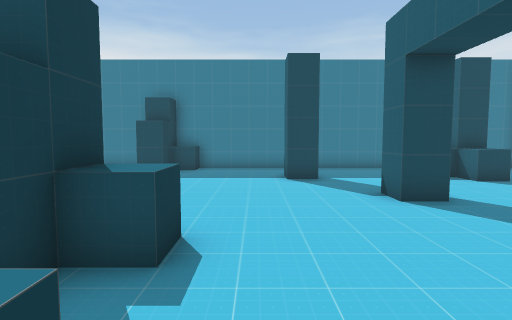
View 1 (above)

24 first-person views from a walk through a 3-D level made in the Unity game engine. The camera is 1.3 m above the floor, tilts 4° down and sees 80° across. The floor is counted in squares, 1 m on a side. Each view is taken from the middle of a square. On the plan, view 1 faces up. The plan holds only what a view shows up to about 14 squares ahead; the rest is blank.

View 2
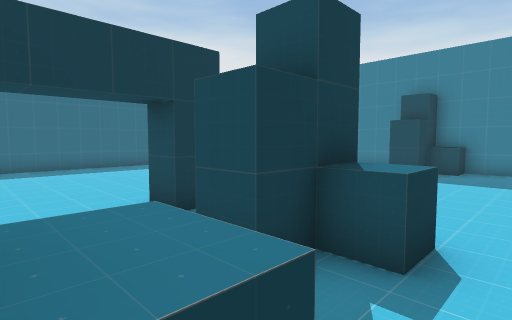

View 3
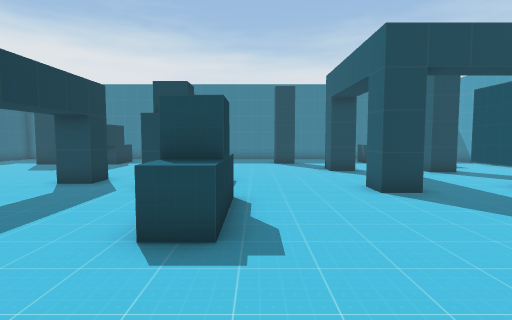

View 4
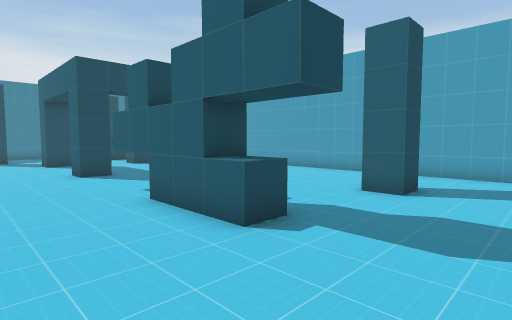

View 5
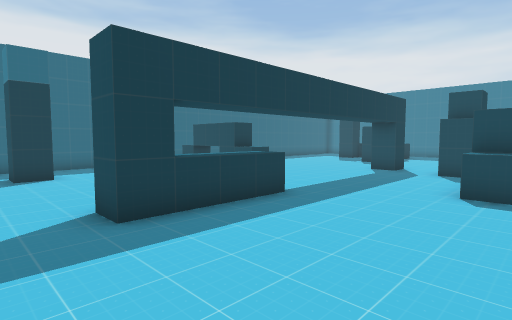

View 6
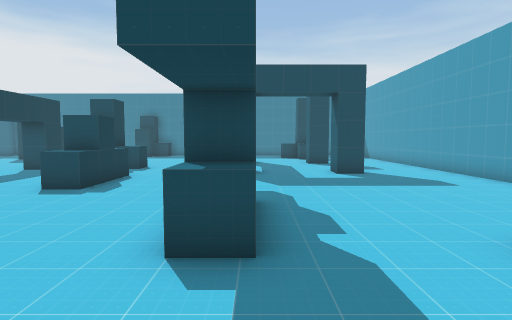

View 7
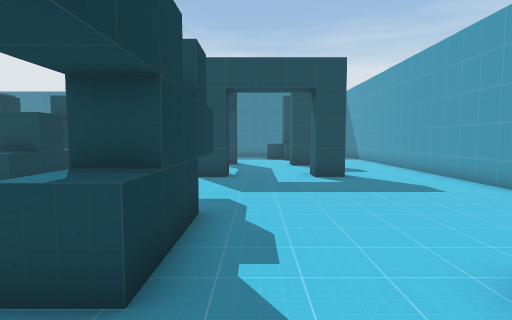

View 8
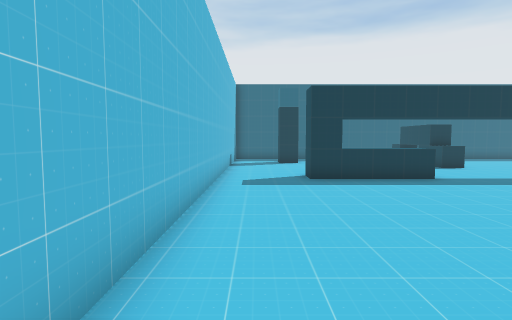

View 9
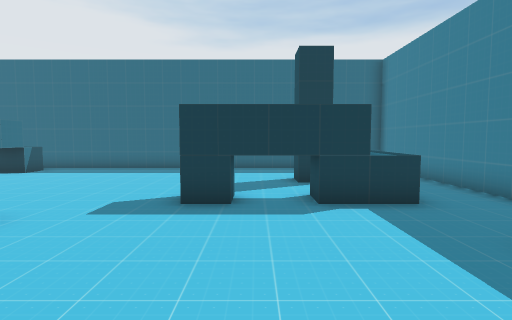

View 10
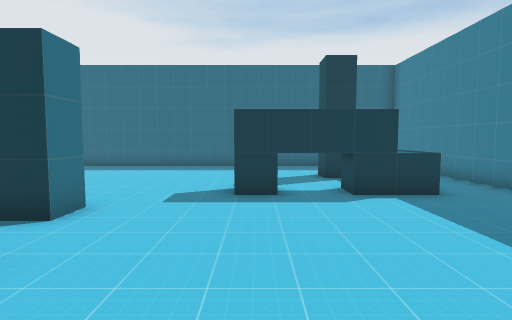

View 11
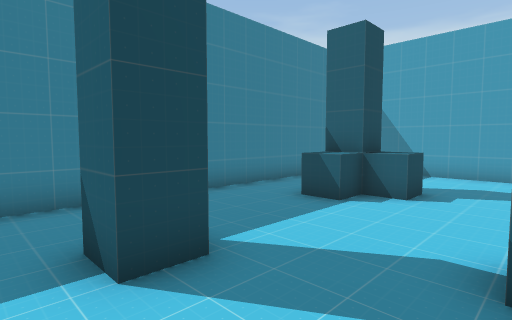

View 12
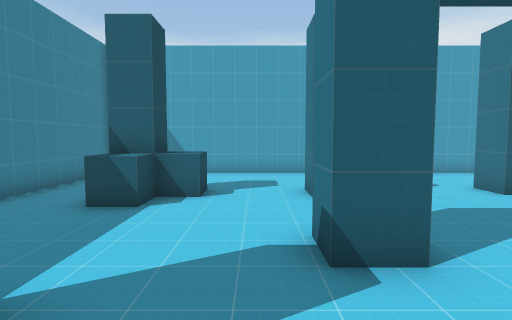

View 13
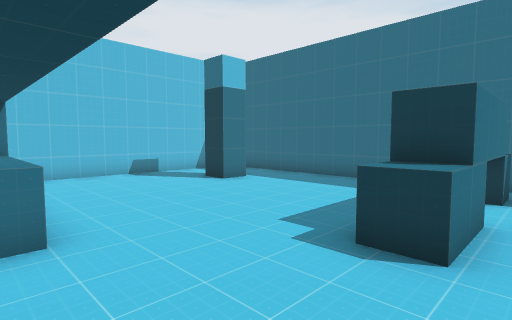

View 14
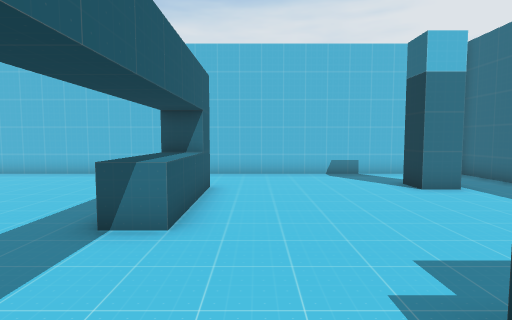

View 15
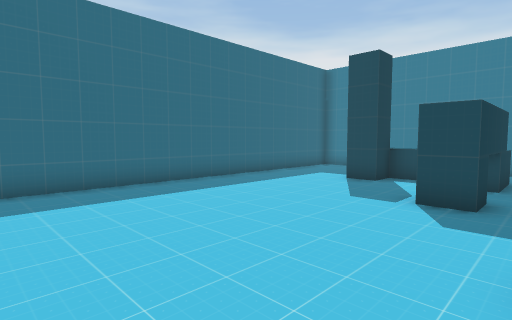

View 16
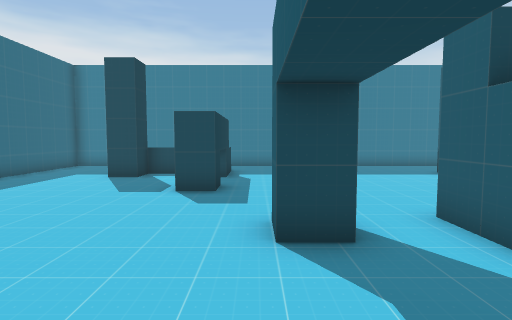

View 17
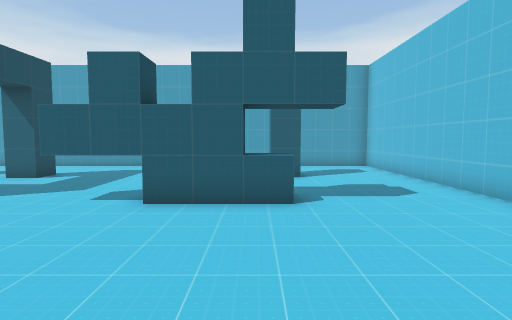

View 18
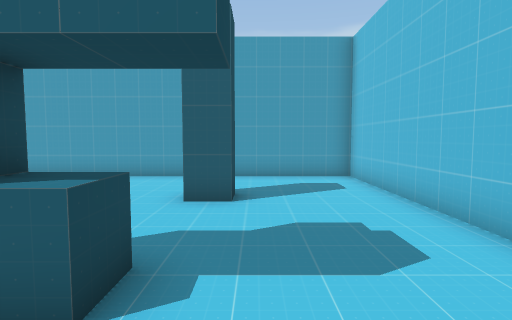

View 19
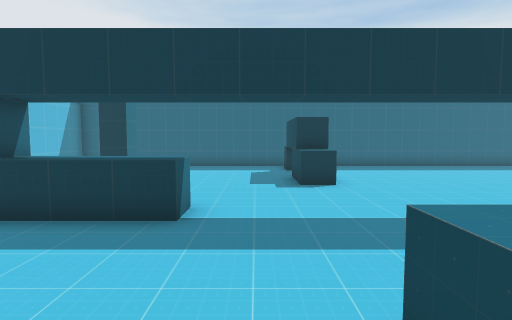

View 20
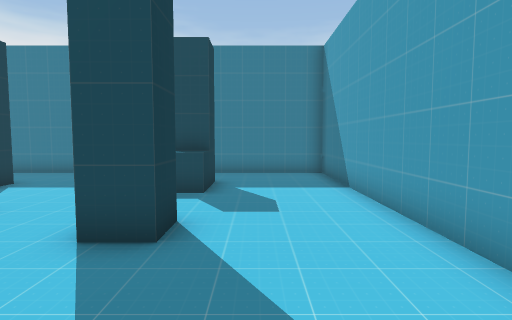

View 21
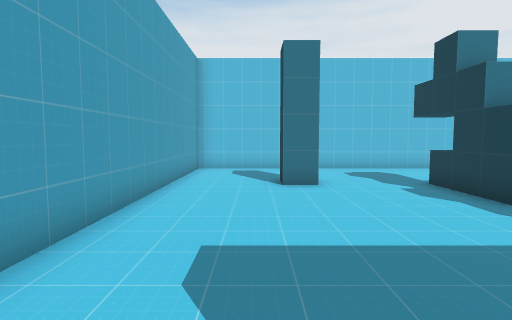

View 22
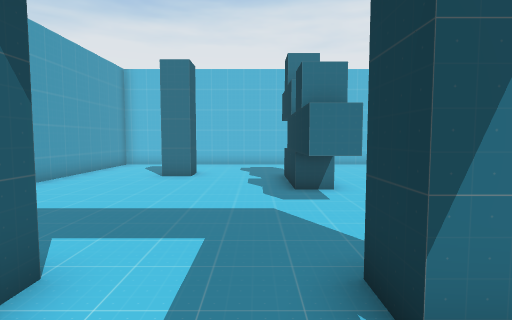

View 23
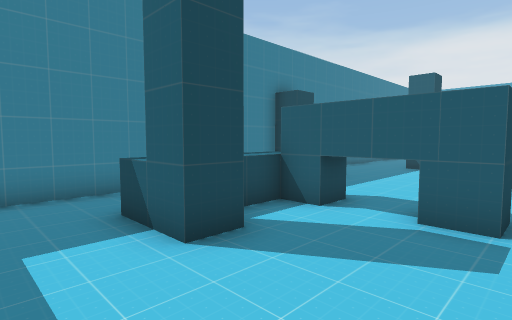

View 24
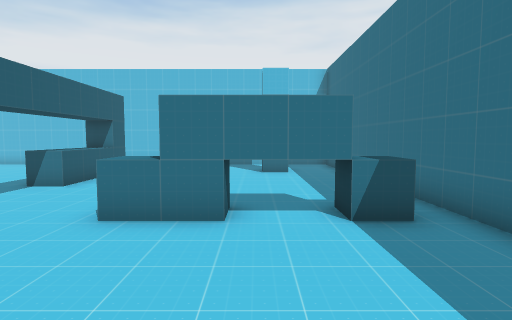

### Floor plan
Key: @ floor where view 1 was taken; # wall or solid block; . floor; = window, fence, low wall or low ledge; ^ raised ledge; T thing the floor can be seen under or through.
Columns run from 15 left of view 1 to 12 right of it. Each row starts with its distance up from view 1.
 14 ############################
 13 #..........#^..............#
 12 #..........#...............#
 11 #...^^^^^.......##...^##...#
 10 #...##^TT.......##...#^^...#
  9 #...##.TT..................#
  8 #......TT..................#
  7 #......TT.........##.......#
  6 #.................##..#....#
  5 #..........................#
  4 #...........##^............#
  3 #.........#.##^............#
  2 #...........##....##..##...#
  1 #.............^...##..##...#
  0 #.............^@...........#
 -1 #.^TTT^.......#............#
 -2 #.^TTT^.......^...TT.......#
 -3 #.................TT.......#
 -4 #.........=.......TT.......#
 -5 #........==.......TT.......#
 -6 #........==.......TT.......#
 -7 #........##.......==...#...#
 -8 #..#.....##................#
 -9 #..........................#
-10 #..........................#
-11 ############################

Where each view was taken, in squares from view 1:
view 1: 0 up, 0 right, facing up
view 2: 0 up, 0 right, facing up-left
view 3: 6 down, 0 right, facing up
view 4: 10 down, 0 right, facing up-right
view 5: 10 down, 0 right, facing up-left
view 6: 10 down, 4 right, facing up
view 7: 9 down, 5 right, facing up
view 8: 10 down, 5 right, facing left
view 9: 8 up, 1 left, facing left
view 10: 7 up, 0 right, facing left
view 11: 7 up, 0 right, facing up-right
view 12: 8 up, 0 right, facing right
view 13: 0 up, 5 left, facing down-left
view 14: 0 up, 7 left, facing down
view 15: 0 up, 6 left, facing up-left
view 16: 1 down, 6 left, facing up
view 17: 6 down, 3 left, facing right
view 18: 8 down, 1 right, facing right
view 19: 3 down, 0 right, facing left
view 20: 2 up, 9 right, facing up
view 21: 2 up, 9 right, facing down
view 22: 4 up, 5 right, facing down
view 23: 6 up, 13 left, facing up-right
view 24: 4 up, 11 left, facing down
